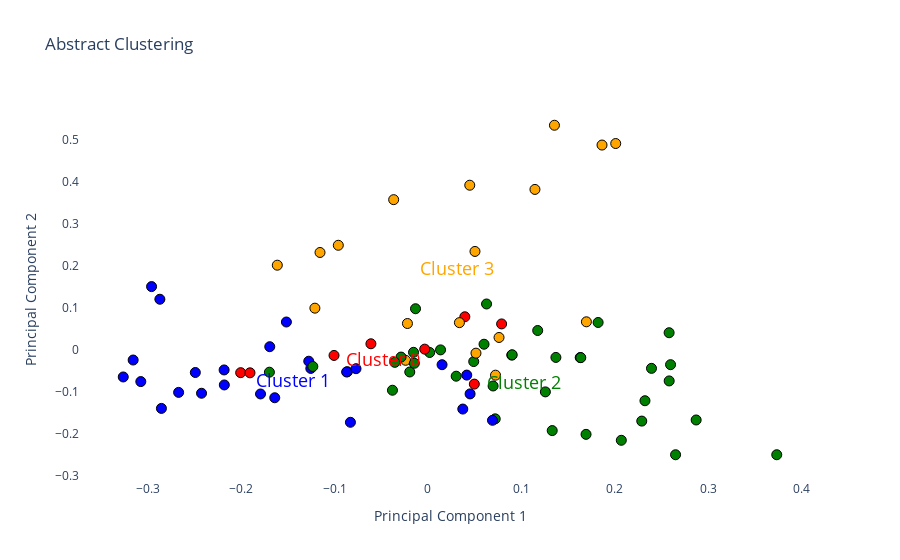

Source (notebook cell):
### Code cell
import plotly.graph_objects as go

# Define custom colors for each cluster label
cluster_colors = ['red', 'blue', 'green', 'orange', 'orange']

# Define cluster names (you can customize this based on your requirement)
cluster_names = ['Cluster 0', 'Cluster 1', 'Cluster 2', 'Cluster 3']

fig = go.Figure()

# Add scatter plot for data points
fig.add_trace(go.Scatter(
    x=X_pca[:, 0],
    y=X_pca[:, 1],
    mode='markers',
    marker=dict(
        color=[cluster_colors[label] for label in cluster_labels],
        size=10,  # Adjust the marker size here
        line=dict(width=1, color='Black')
    ),
    hovertemplate='<b>Title:</b> %{text}',
    text=df['title'],
    showlegend=False  # Hide the legend for data points
))

# Add text annotations for cluster names
for i, name in enumerate(cluster_names):
    cluster_x = X_pca[cluster_labels == i, 0].mean()  # Calculate mean x position for the cluster
    cluster_y = X_pca[cluster_labels == i, 1].mean()  # Calculate mean y position for the cluster
    fig.add_trace(go.Scatter(
        x=[cluster_x],
        y=[cluster_y],
        mode='text',
        text=[name],
        showlegend=False,
        textposition='bottom center',
        textfont=dict(size=18, color=cluster_colors[i])  # Set the text font size to 18 (you can adjust this value)
    ))

# Set plot title and axis labels
fig.update_layout(
    title='Abstract Clustering',
    xaxis_title='Principal Component 1',
    yaxis_title='Principal Component 2',
    plot_bgcolor='white'  # Set the background color to white
)

plot(fig,
     image_filename='abstracts_cluster_bert_plot_1', 
     image='png', 
     image_width=1000, 
     image_height=600
)

# Show the plot
fig.show()

### Figure 1 — Plotly figure (JSON) as saved in the notebook; plotly's stock layout.template omitted (floating-point values rounded to 4 significant figures)
{"data": [{"hovertemplate": "<b>Title:</b> %{text}", "marker": {"color": ["blue", "orange", "blue", "orange", "blue", "orange", "red", "green", "blue", "blue", "green", "green", "blue", "green", "orange", "blue", "green", "green", "green", "green", "blue", "orange", "green", "green", "red", "blue", "green", "red", "red", "blue", "green", "blue", "orange", "blue", "green", "red", "red", "blue", "blue", "blue", "orange", "green", "green", "blue", "orange", "green", "green", "green", "orange", "green", "blue", "green", "blue", "orange", "blue", "green", "green", "red", "green", "red", "blue", "blue", "green", "blue", "green", "orange", "green", "orange", "orange", "green", "blue", "green", "green", "green", "blue", "green", "blue", "blue", "orange", "green", "orange", "green", "green", "orange", "orange", "orange", "green", "blue", "green"], "line": {"color": "Black", "width": 1}, "size": 10}, "mode": "markers", "showlegend": false, "text": ["A Deep Learning Approach to Refine the Identification of High-Quality Clinical Research Articles From the Biomedical Literature: Protocol for Algorithm Development and Validation", "Text mining-based word representations for biomedical data analysis and protein-protein interaction networks in machine learning tasks", "Using the contextual language model BERT for multi-criteria classification of scientific articles", "Integrating heterogeneous knowledge graphs into drug-drug interaction extraction from the literature", "srBERT: automatic article classification model for systematic review using BERT", "STonKGs: a sophisticated transformer trained on biomedical text and knowledge graphs", "Concept recognition as a machine translation problem", "Improving reference prioritisation with PICO recognition", "LitCovid in 2022: an information resource for the COVID-19 literature", "LitCovid: an open database of COVID-19 literature", "A general approach for improving deep learning-based medical relation extraction using a pre-trained model and fine-tuning", "Biomedical named entity recognition using deep neural networks with contextual information", "The Classification of Short Scientific Texts Using Pretrained BERT Model", "Discovering Thematically Coherent Biomedical Documents Using Contextualized Bidirectional Encoder Representations from Transformers-Based Clustering", "IMSE: interaction information attention and molecular structure based drug drug interaction extraction", "Large-scale protein-protein post-translational modification extraction with distant supervision and confidence calibrated BioBERT", "Bioformer: an efficient transformer language model for biomedical text mining", "Unsupervised Event Graph Representation and Similarity Learning on Biomedical Literature", "Parallel sequence tagging for concept recognition", "Extraction of knowledge graph of Covid-19 through mining of unstructured biomedical corpora", "Limitations of Transformers on Clinical Text Classification", "An automated approach to identify scientific publications reporting pharmacokinetic parameters", "Extracting Concepts for Precision Oncology from the Biomedical Literature", "MarkerGenie: an NLP-enabled text-mining system for biomedical entity relation extraction", "Leveraging Contextual Information in Extracting Long Distance Relations from Clinical Notes", "Development and validation of a machine-learning algorithm to predict the relevance of scientific articles within the field of teratology", "Exploring the effects of drug, disease, and protein dependencies on biomedical named entity recognition: A comparative analysis", "A practical approach towards causality mining in clinical text using active transfer learning", "Pharmacovigilance with Transformers: A Framework to Detect Adverse Drug Reactions Using BERT Fine-Tuned with FARM", "The New Version of the ANDDigest Tool with Improved AI-Based Short Names Recognition", "BERT-based Ranking for Biomedical Entity Normalization", "Classifying literature mentions of biological pathogens as experimentally studied using natural language processing", "Drug-Drug Interaction Extraction from Biomedical Text using Relation BioBERT with BLSTM", "BertMCN: Mapping colloquial phrases to standard medical concepts using BERT and highway network", "Dependency parsing of biomedical text with BERT", "EvidenceMap: a three-level knowledge representation for medical evidence computation and comprehension", "A neuro-symbolic method for understanding free-text medical evidence", "Emati: a recommender system for biomedical literature based on supervised learning", "Bat4RCT: A suite of benchmark data and baseline methods for text classification of randomized controlled trials", "Ensemble of deep learning language models to support the creation of living systematic reviews for the COVID-19 literature: a retrospective study", "Thesaurus-based word embeddings for automated biomedical literature classification", "BERT-GT: Cross-sentence n-ary relation extraction with BERT and graph transformer", "BioBERT: a pre-trained biomedical language representation model for biomedical text mining", "BertSRC: transformer-based semantic relation classification", "Drug knowledge discovery via multi-task learning and pre-trained models", "pubmedKB: an interactive web server for exploring biomedical entity relations in the biomedical literature", "Distinguished representation of identical mentions in bio-entity coreference resolution", "A BERT-based ensemble learning approach for the BioCreative VII challenges: full-text chemical identification and multi-label classification in PubMed articles", "Neural Multi-Task Learning for Adverse Drug Reaction Extraction", "Extracting chemical-induced disease relation by integrating a hierarchical concentrative attention and a hybrid graph-based neural network", "PhenoTagger: A Hybrid Method for Phenotype Concept Recognition using Human Phenotype Ontology", "BioGPT: generative pre-trained transformer for biomedical text generation and mining", "Identification of Semantically Similar Sentences in Clinical Notes: Iterative Intermediate Training Using Multi-Task Learning", "LiSA: an assisted literature search pipeline for detecting serious adverse drug events with deep learning", "Towards Automated Screening of Literature on Artificial Intelligence in Nursing", "Summarization of biomedical articles using domain-specific word embeddings and graph ranking", "Deep contextualized embeddings for quantifying the informative content in biomedical text summarization", "Automatic data extraction to support meta-analysis statistical analysis: a case study on breast cancer", "Benchmarking for biomedical natural language processing tasks with a domain specific ALBERT", "Understanding Clinical Trial Reports: Extracting Medical Entities and Their Relations", "Bio-AnswerFinder: a system to find answers to questions from biomedical texts", "A real-world evaluation of the implementation of NLP technology in abstract screening of a systematic review", "Deep semi-supervised learning ensemble framework for classifying co-mentions of human proteins and phenotypes", "Natural language processing was effective in assisting rapid title and abstract screening when updating systematic reviews", "Multi-class classification of COVID-19 documents using machine learning algorithms", "Discovering novel drug-supplement interactions using SuppKG generated from the biomedical literature", "Extraction of causal relations based on SBEL and BERT model", "Relation extraction from DailyMed structured product labels by optimally combining crowd, experts and machines", "Predicting drug characteristics using biomedical text embedding", "Investigation of improving the pre-training and fine-tuning of BERT model for biomedical relation extraction", "Application of BERT to Enable Gene Classification Based on Clinical Evidence", "Chemical-protein interaction extraction via Gaussian probability distribution and external biomedical knowledge", "Biomedical named entity recognition using BERT in the machine reading comprehension framework", "Attention guided capsule networks for chemical-protein interaction extraction", "Automating Quality Assessment of Medical Evidence in Systematic Reviews: Model Development and Validation Study", "De-identification of Clinical Text via Bi-LSTM-CRF with Neural Language Models", "Improvement of intervention information detection for automated clinical literature screening during systematic review", "Clinical study type classification, validation, and PubMed filter comparison with natural language processing and active learning", "Improving broad-coverage medical entity linking with semantic type prediction and large-scale datasets", "Risk of bias assessment in preclinical literature using natural language processing", "Machine learning approach to identify adverse events in scientific biomedical literature", "Mining a stroke knowledge graph from literature", "MetaboListem and TABoLiSTM: Two Deep Learning Algorithms for Metabolite Named Entity Recognition", "TP-DDI: Transformer-based pipeline for the extraction of Drug-Drug Interactions", "A deep-learning system bridging molecule structure and biomedical text with comprehension comparable to human professionals", "Drug repurposing for COVID-19 via knowledge graph completion", "Biomedical named entity recognition with the combined feature attention and fully-shared multi-task learning", "A hybrid algorithm for clinical decision support in precision medicine based on machine learning", "BioByGANS: biomedical named entity recognition by fusing contextual and syntactic features through graph attention network in node classification framework"], "type": "scatter", "x": [-0.2424, 0.07612, -0.218, 0.1146, -0.08297, 0.07235, 0.04967, -0.1697, -0.287, -0.2959, 0.2324, 0.137, -0.1792, 0.1693, 0.1864, -0.1693, 0.07203, 0.08975, 0.001888, 0.06276, 0.03732, -0.121, -0.03797, 0.04902, 0.07888, -0.2182, 0.2582, -0.003437, 0.03951, -0.1515, 0.2651, -0.1276, 0.04479, 0.06912, 0.06977, -0.2005, -0.1005, -0.1254, -0.08625, -0.249, -0.02393, 0.2394, 0.3735, 0.163, 0.1697, -0.01543, 0.0135, -0.01945, 0.05038, 0.06006, 0.04157, 0.2289, 0.04514, -0.1155, -0.3074, 0.1257, 0.207, -0.1905, 0.1331, -0.06105, 0.01512, -0.3262, -0.02879, -0.2853, -0.03544, -0.02194, 0.09019, -0.03669, 0.1355, 0.2872, -0.08704, 0.1822, 0.1636, 0.1175, -0.3156, 0.03025, -0.164, -0.2669, 0.05143, -0.1232, -0.1613, -0.01329, -0.01456, 0.201, 0.03371, -0.09596, 0.2583, -0.077, 0.2598], "y": [-0.1042, 0.02868, -0.08444, 0.3814, -0.1735, -0.06117, -0.08246, -0.05405, 0.1197, 0.1498, -0.1221, -0.01887, -0.106, -0.2022, 0.4872, 0.006672, -0.1652, -0.01339, -0.007103, 0.1085, -0.1419, 0.09847, -0.09707, -0.02874, 0.06095, -0.04871, 0.03999, 0.0008609, 0.07794, 0.0655, -0.2508, -0.02793, 0.3915, -0.1687, -0.08689, -0.0552, -0.01412, -0.04513, -0.05295, -0.0548, -0.02572, -0.04493, -0.2508, -0.01921, 0.06599, -0.00675, -0.0009276, -0.05355, 0.2337, 0.0126, -0.06099, -0.1706, -0.1058, 0.2312, -0.07647, -0.101, -0.2164, -0.05558, -0.1932, 0.01365, -0.03621, -0.06544, -0.01806, -0.1403, -0.03061, 0.06197, -0.0126, 0.3571, 0.5343, -0.1679, -0.0536, 0.06436, -0.01942, 0.04523, -0.0251, -0.06361, -0.115, -0.1022, -0.008717, -0.0405, 0.2009, 0.09713, -0.03286, 0.4908, 0.064, 0.2483, -0.07486, -0.0457, -0.03617]}, {"mode": "text", "showlegend": false, "text": ["Cluster 0"], "textfont": {"color": "red", "size": 18}, "textposition": "bottom center", "type": "scatter", "x": [-0.0485], "y": [-0.006745]}, {"mode": "text", "showlegend": false, "text": ["Cluster 1"], "textfont": {"color": "blue", "size": 18}, "textposition": "bottom center", "type": "scatter", "x": [-0.1441], "y": [-0.05602]}, {"mode": "text", "showlegend": false, "text": ["Cluster 2"], "textfont": {"color": "green", "size": 18}, "textposition": "bottom center", "type": "scatter", "x": [0.1033], "y": [-0.06148]}, {"mode": "text", "showlegend": false, "text": ["Cluster 3"], "textfont": {"color": "orange", "size": 18}, "textposition": "bottom center", "type": "scatter", "x": [0.03109], "y": [0.21]}], "layout": {"autosize": true, "plot_bgcolor": "white", "title": {"text": "Abstract Clustering"}, "xaxis": {"autorange": true, "range": [-0.3695, 0.4168], "title": {"text": "Principal Component 1"}, "type": "linear"}, "yaxis": {"autorange": true, "range": [-0.3309, 0.6144], "title": {"text": "Principal Component 2"}, "type": "linear"}}}
